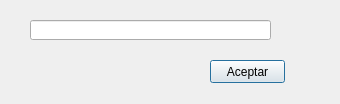
<ui version="4.0" >
 <class>Parametros</class>
 <widget class="QDialog" name="Parametros" >
  <property name="geometry" >
   <rect>
    <x>0</x>
    <y>0</y>
    <width>340</width>
    <height>104</height>
   </rect>
  </property>
  <property name="windowTitle" >
   <string>Parametros</string>
  </property>
  <widget class="QLineEdit" name="lineParametros" >
   <property name="geometry" >
    <rect>
     <x>30</x>
     <y>20</y>
     <width>241</width>
     <height>20</height>
    </rect>
   </property>
  </widget>
  <widget class="QPushButton" name="aceptarParametros" >
   <property name="geometry" >
    <rect>
     <x>210</x>
     <y>60</y>
     <width>75</width>
     <height>23</height>
    </rect>
   </property>
   <property name="text" >
    <string>Aceptar</string>
   </property>
  </widget>
 </widget>
 <resources/>
 <connections/>
</ui>
